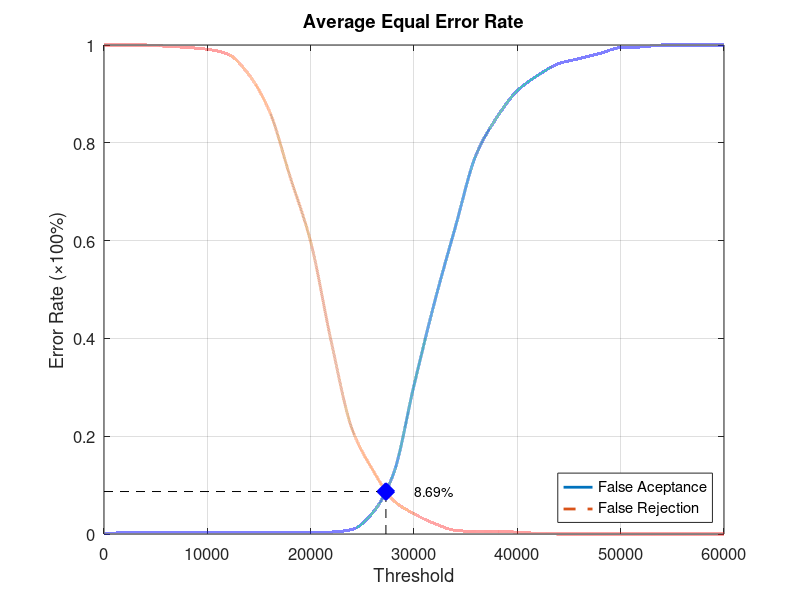
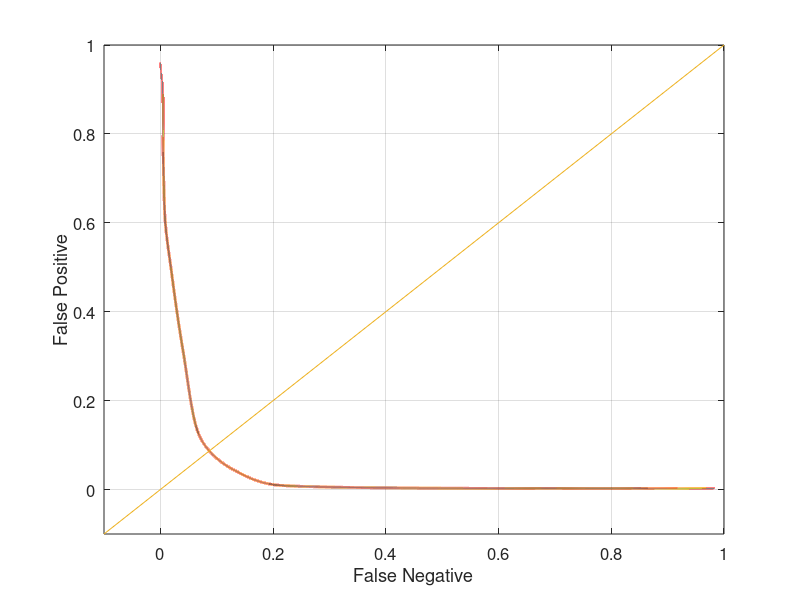

The MATLAB script that drew these images, in order:
function yEER = Experiment3Average
close all;
clear;
clc;
x = 0:2000:60000;
xq = 0:0.5:60000;

y0 = [0 0.00263158 0.00263158 0.00263158 0.00263158 0.00263158 0.00263158 0.00263158 0.00263158 0.00263158 0.00263158 0.00394737 0.00921053 0.0434211 0.122368 0.303947 0.475 0.627632 0.775 0.851316 0.906579 0.938158 0.961842 0.972368 0.982895 0.994737 0.996053 1 1 1 1];
yy0 = interp1(x, y0, xq, 'pchip');
y1 = [1 1 1 0.9975 0.995 0.99125 0.98125 0.94 0.865 0.73125 0.5975 0.3925 0.215 0.13125 0.06875 0.04125 0.02125 0.0075 0.005 0.005 0.00375 0.00125 0 0 0 0 0 0 0 0 0];
yy1 = interp1(x, y1, xq, 'pchip');

% Calculating EER: 
y2 = abs(y0 - y1);
find(y2 == min(y2))
yy2 = abs(yy0 - yy1);
xEER = find(yy2 == min(yy2));
xEERIndex = xq(xEER) % X-axis EER
yEER = yy0(xEER) % Y-axis EER

main = figure
plot(xq, yy0,'-','LineWidth', 2);	hold on
plot(xq, yy1,'--','LineWidth', 2);	hold on
plot([xEERIndex xEERIndex], [0 yEER], 'k--');	hold on
plot([0 xEERIndex], [yEER yEER], 'k--');	hold on
plot(xEERIndex, yEER, 'bx', 'LineWidth', 10);	hold on
text(xEERIndex + 10 * xEERIndex / 100, yEER, [num2str(round((10000 * yEER)) / 100) '%'])
legend('False Aceptance', 'False Rejection', 'Location', 'SouthEast')
xlabel('Threshold')
ylabel('Error Rate (\times100%)')
title('Average Equal Error Rate')
set(gca, 'FontSize', 12)
axis([0 60000 0 1])
grid on

print(main, 'Experiment3AverageMain', '-dpng');
FNRxFPR = figure('Color', [1 1 1]);
plot(yy1, yy0, '-', yy1, yy0, 'LineWidth', 2);
hold on
y = -0.1:0.1:1
plot(y, y); 
set(gca, 'FontSize', 12)
xlabel('False Negative')
ylabel('False Positive')
axis([-0.1 1 -0.1 1])
set(gca, 'FontSize', 12)
grid on

print(FNRxFPR, 'Experiment3AverageFNRxFPR','-dpng');
end
